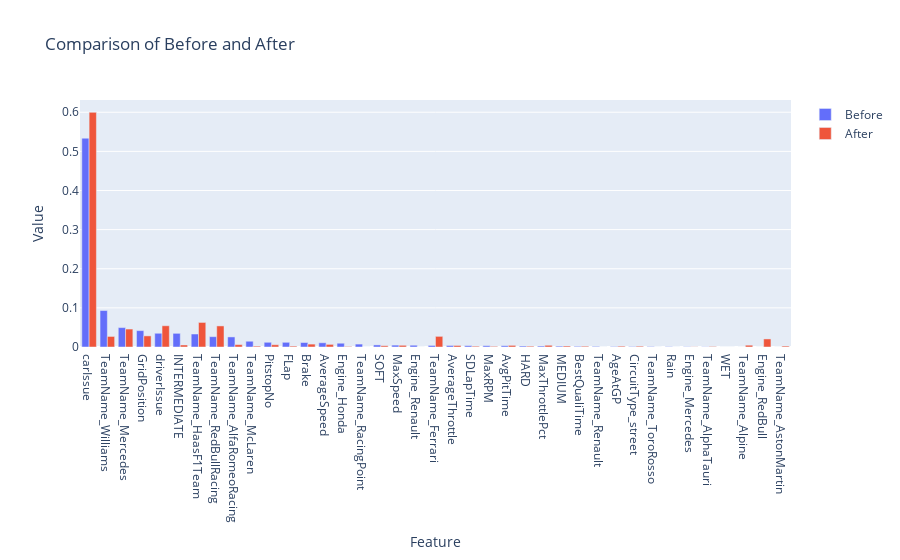

The notebook cell this image was saved under:
### Markdown cell above
## Create plots for visualization of feature importances

### Code cell
import plotly.graph_objects as go

features = importance['Feature']
before_values = importance['Before']
after_values = importance['After']

trace_before = go.Bar(
    x=features,
    y=before_values,
    name='Before'
)

trace_after = go.Bar(
    x=features,
    y=after_values,
    name='After'
)

layout = go.Layout(
    title='Comparison of Before and After',
    xaxis=dict(title='Feature'),
    yaxis=dict(title='Value')
)

# Create the figure
fig = go.Figure(data=[trace_before, trace_after], layout=layout)

# Show the bar chart
fig.show()

### Figure 1 — Plotly figure (JSON) as saved in the notebook; plotly's stock layout.template omitted (floating-point values rounded to 4 significant figures)
{"data": [{"name": "Before", "type": "bar", "x": ["carIssue", "TeamName_Williams", "TeamName_Mercedes", "GridPosition", "driverIssue", "INTERMEDIATE", "TeamName_HaasF1Team", "TeamName_RedBullRacing", "TeamName_AlfaRomeoRacing", "TeamName_McLaren", "PitstopNo", "FLap", "Brake", "AverageSpeed", "Engine_Honda", "TeamName_RacingPoint", "SOFT", "MaxSpeed", "Engine_Renault", "TeamName_Ferrari", "AverageThrottle", "SDLapTime", "MaxRPM", "AvgPitTime", "HARD", "MaxThrottlePct", "MEDIUM", "BestQualiTime", "TeamName_Renault", "AgeAtGP", "CircuitType_street", "TeamName_ToroRosso", "Rain", "Engine_Mercedes", "TeamName_AlphaTauri", "WET", "TeamName_Alpine", "Engine_RedBull", "TeamName_AstonMartin"], "y": [0.5337, 0.09317, 0.04962, 0.04193, 0.03512, 0.03494, 0.0332, 0.02639, 0.02577, 0.01471, 0.01203, 0.01201, 0.0115, 0.0108, 0.00965, 0.007463, 0.005315, 0.00484, 0.004515, 0.003952, 0.003943, 0.003509, 0.003358, 0.003292, 0.002456, 0.002416, 0.00221, 0.001662, 0.001476, 0.001092, 0.001082, 0.001067, 0.0007731, 0.0005758, 0.0004937, 7.088e-07, 0, 0, 0]}, {"name": "After", "type": "bar", "x": ["carIssue", "TeamName_Williams", "TeamName_Mercedes", "GridPosition", "driverIssue", "INTERMEDIATE", "TeamName_HaasF1Team", "TeamName_RedBullRacing", "TeamName_AlfaRomeoRacing", "TeamName_McLaren", "PitstopNo", "FLap", "Brake", "AverageSpeed", "Engine_Honda", "TeamName_RacingPoint", "SOFT", "MaxSpeed", "Engine_Renault", "TeamName_Ferrari", "AverageThrottle", "SDLapTime", "MaxRPM", "AvgPitTime", "HARD", "MaxThrottlePct", "MEDIUM", "BestQualiTime", "TeamName_Renault", "AgeAtGP", "CircuitType_street", "TeamName_ToroRosso", "Rain", "Engine_Mercedes", "TeamName_AlphaTauri", "WET", "TeamName_Alpine", "Engine_RedBull", "TeamName_AstonMartin"], "y": [0.5997, 0.02698, 0.04588, 0.02843, 0.05429, 0.005182, 0.06277, 0.05388, 0.006146, 0.002226, 0.00577, 0.002307, 0.007421, 0.006699, 0.001337, 0, 0.003283, 0.004351, 0, 0.02718, 0.003901, 0.002012, 0.001652, 0.004164, 0.002051, 0.004384, 0.002505, 0.002003, 0, 0.002099, 0.002044, 0, 0, 0.0004014, 0.001282, 2.095e-06, 0.004609, 0.02059, 0.002452]}], "layout": {"title": {"text": "Comparison of Before and After"}, "xaxis": {"title": {"text": "Feature"}}, "yaxis": {"title": {"text": "Value"}}}}
